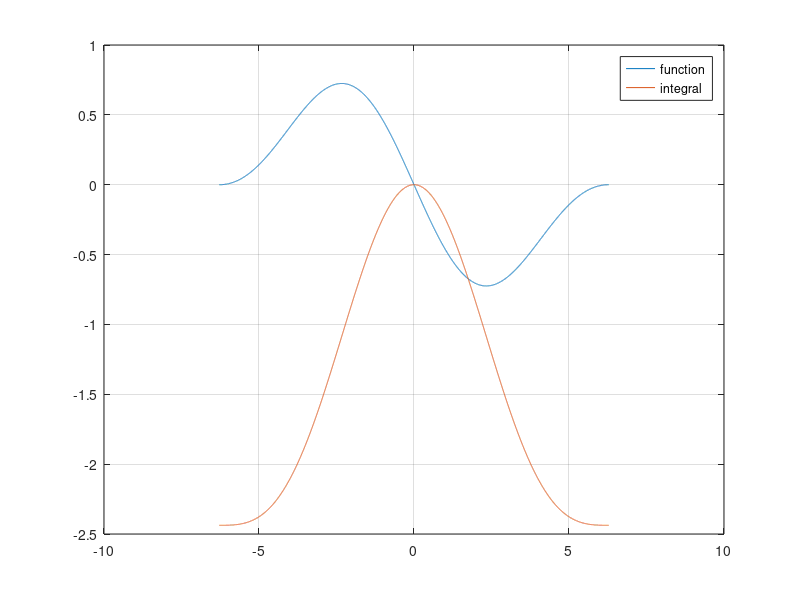

Source code (MATLAB): (Note: this script raises an error after producing the figure.)
% function definitions
f = @(t)((cos(t)-1)./t)
F = @(x)(integral(f, 0, x))

% a test of function
% f(5)
% F(5)

% to find a range for root
X = linspace(-2*pi, 2*pi, 1e4);
Y = f(X);
YINT = zeros([1, 1e4]);

index = 1;
for x = X
  YINT(index) = F(x);
  index = index + 1;
end % for

plot(X, Y);
hold on;
plot(X, YINT);
grid;

legend('function', 'integral');
hold off;


RootF = @(x)(F(x) + 0.3)
Bisection(RootF, 1, 2, 1e-5)
